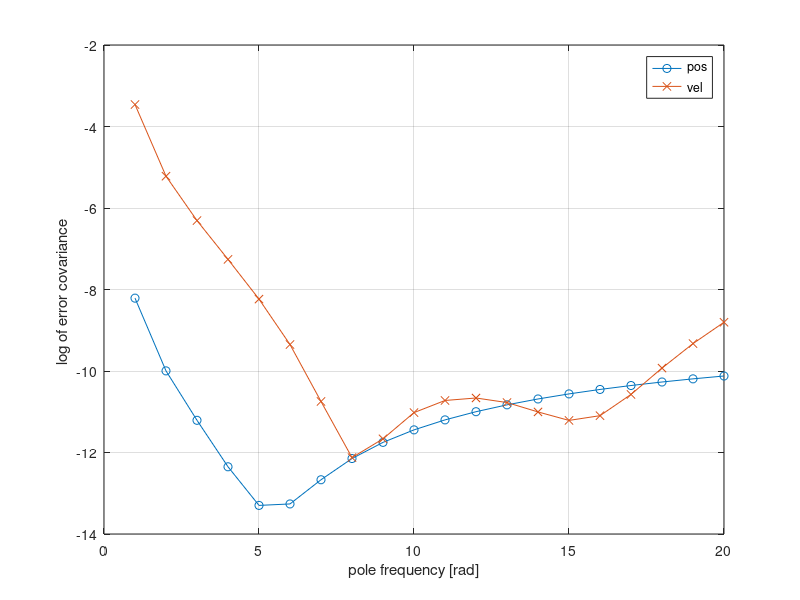
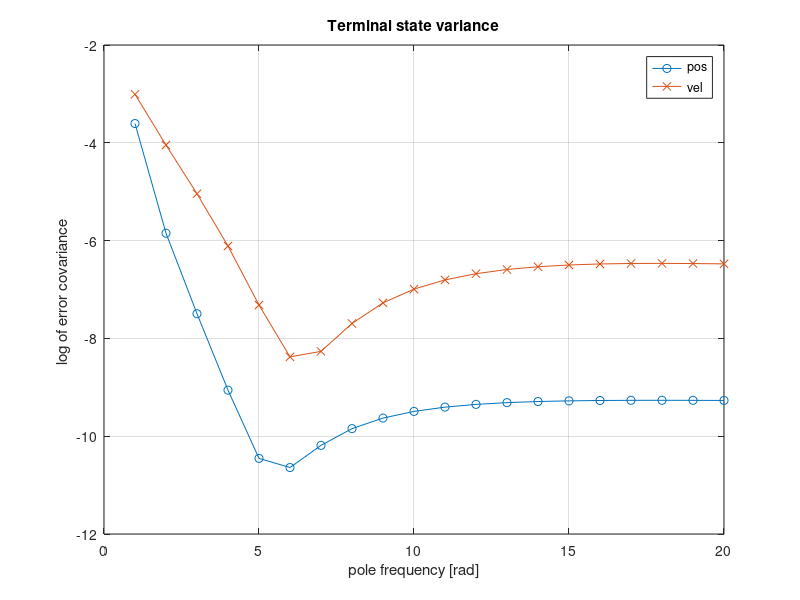

The MATLAB script that drew these images, in order: (Note: this script raises an error after producing the figures.)
%%
clear all

%%
M =  0.0936; D= 1.1226; K= 1.2783;

%%sys = ss(tf([1],[M,D,K]));

%%
A = [ 0, 1 ;-K/M, -D/M];
B = [0;1];
C = [1  0];
ST = 0.030;
sys = ss(A,B,C,[]);
sysd = c2d(sys,ST)

% sim setting
len = 200;
time = 0:ST:ST*(len-1);
x_gt = zeros(2,len);
x_obs = zeros(2,len); 
x_obs2 = zeros(2,len);

% noise variable 
sigma1 = 0.01;
Noise = [sigma1] .* randn(1,len);

% init
x_gt(:,1) = [1;-2];
x_obs(:,1) = [-1;2]; % converted 
x_obs2(:,1) = [-1;2]; % Non-converted
U = sin(1*pi/3*time);

acbase = [1+0i,1+0i];


final_err = zeros(20,2);

W = sigma1^2;
for lpole = 1:20
    Ks = acker(sysd.A',sysd.A'*sysd.C',exp(ST*acbase*-1*lpole))';
    Cnom=Ks*W*Ks';
    Pends = dlyap(sysd.A-Ks*sysd.C*sysd.A,Cnom);
    final_err(lpole,:)=diag(Pends)';
end

lpoles = 1:20;
figure(1)
plot(lpoles,log(final_err(:,1)),'o-',lpoles,log(final_err(:,2)),'x-')
grid on
xlabel('pole frequency [rad]')
ylabel('log of error covariance ')
legend('pos','vel','Best')


%%
P_obs_ = zeros(2,2,len);
Fnum = 5;
F = -acker(sysd.A,sysd.B,exp(ST*-Fnum*acbase));
 

sigma1 = 0.1
W = sigma1^2;

lpoles = 1:20;

final_errex = zeros(20,4);
for lpole = 1:20
    Ks = acker(sysd.A',sysd.A'*sysd.C',exp(ST*acbase*-1*lpole))';
    Aex=[sysd.A+sysd.B*F -sysd.B*F;zeros(2) sysd.A-Ks*sysd.C*sysd.A];
    Kex = [0;0;-Ks];
    Cnomex=Kex*W*Kex';
    Pexends = dlyap(Aex,Cnomex);
    final_errex(lpole,:)=diag(Pexends)';
end

figure(2)
% plot(final_errex(:,1:3))
grid on
plot(lpoles,log(final_errex(:,1)),'o-',lpoles,log(final_errex(:,2)),'x-')
grid on
xlabel('pole frequency [rad]')
ylabel('log of error covariance ')
legend('pos','vel','acc','best')
title('Terminal state variance')
SaveFigPDF(2,strcat('statenoise_pred_acker_F',num2str(Fnum)))

figure(3)
% plot(final_errex(:,4:6))
grid on
plot(lpoles,log(final_errex(:,3)),'o-',lpoles,log(final_errex(:,4)),'x-')
grid on
xlabel('pole frequency [rad]')
ylabel('log of error covariance ')
legend('pos','vel','acc','best')
title('Observation noise convariance')
SaveFigPDF(3,strcat('obsnoise_pred_acker_F',num2str(Fnum)))

[Min,stateindx]=min(final_errex(:,1)+final_errex(:,2))
[Min,obsindx]=min(final_errex(:,3)+final_errex(:,4))

figure(10)
grid on
plot(lpoles,log(final_errex(:,1)+final_errex(:,2)),'s-',lpoles,log(final_errex(:,3)+final_errex(:,4)),'*-')
grid on
xlabel('pole frequency [rad]')
ylabel('log of trace of error covariance ')
legend('terminal state','observation err','Location','best')
title('Trace of control and observation noise convariance')
SaveFigPDF(10,strcat('trace_pred_acker_F',num2str(Fnum)))

%%
figure(100)
clf
plot(real(acbase*-Fnum),imag(acbase*-Fnum),'ro')
grid on
hold on

cmap = colormap;
for lpole=1:20
plot(real(acbase*-1*lpole),imag(acbase*-1*lpole),'*','color',cmap(lpole*2,:))
end
legend('Controller poles','Observer poles')
xlabel('Real')
ylabel('Imaginary')
%%
SaveFigPDF(100,strcat('poleposition_acker_F',num2str(Fnum)))

%% KF vs Poles
KFPs = []
KFpoles = []
[P,L,G] = dare(sysd.A',sysd.C', sysd.B*sysd.B'*1e-4 ,sigma1^2) %Pend, Eig, KFgain 
KFPs=[KFPs, diag(P)];KFpoles=[KFpoles, log(L)/ST];
% KFL=P'*sysd.C'/(sysd.C*P'*sysd.C'+sigma1^2)
[P,L,G] = dare(sysd.A',sysd.C', sysd.B*sysd.B'*1e-5 ,sigma1^2) %Pend, Eig, KFgain 
KFPs=[KFPs, diag(P)];KFpoles=[KFpoles, log(L)/ST];
[P,L,G] = dare(sysd.A',sysd.C', sysd.B*sysd.B'*1e-6 ,sigma1^2) %Pend, Eig, KFgain 
KFPs=[KFPs, diag(P)];KFpoles=[KFpoles, log(L)/ST];
[P,L,G] = dare(sysd.A',sysd.C', sysd.B*sysd.B'*1e-7 ,sigma1^2) %Pend, Eig, KFgain 
KFPs=[KFPs, diag(P)];KFpoles=[KFpoles, log(L)/ST];

KFpoles
%save('sigma1e-1.mat','Final_err_real')

figure(101)
clf
plot(real(acbase*-Fnum),imag(acbase*-Fnum),'ro')
grid on
hold on
plot(KFpoles(:,1),[0,0],'mx')
cmap = colormap;
for lpole=1:20
plot(real(acbase*-1*lpole),imag(acbase*-1*lpole),'*','color',cmap(lpole*2,:))
end

legend('Controller poles','Steationary Kalman filter poles','Observer poles','Location','best')
xlabel('Real')
ylabel('Imaginary')
%%
SaveFigPDF(101,strcat('polepositionwithKF_acker_F',num2str(Fnum)))

%% simulation loop


Final_err_real=zeros(20,4);


for lpole = 1:20
simloop = 400;
Ks = acker(sysd.A',sysd.A'*sysd.C',exp(ST*acbase*-1*lpole))';

x_obs_loop = zeros(2,simloop);
e_obs_loop = zeros(2,simloop);

for j = 1:simloop
Noise = [sigma1] .* randn(1,len);

for i = 2:len
    % update real value
    x_gt(:,i) = sysd.A * x_gt(:,i-1) + sysd.B*F*x_obs(:,i-1) + sysd.B*U(:,i);
    y = sysd.C * x_gt(:,i)+Noise(:,i);

    x_obs_hat = sysd.A * x_obs(:,i-1) + sysd.B*F*x_obs(:,i-1) + sysd.B*U(:,i);
    yobs_hat = sysd.C * x_obs_hat;
    x_obs(:,i) = x_obs_hat + Ks*(y-yobs_hat);
end
x_obs_loop(:,j) = x_gt(:,end); 
e_obs_loop(:,j) = x_gt(:,end)-x_obs(:,end); 
end

% Pinf
Pinf = e_obs_loop*e_obs_loop'/(simloop-1)

% Xe noise
xe =x_obs_loop-mean(x_obs_loop,2);
Pxinf = xe*xe'/(simloop-1)

Final_err_real(lpole,:) = [diag(Pxinf);diag(Pinf)];
end

Final_err_real

% kalmanfilter
simloop = 400;
Ks = acker(sysd.A',sysd.A'*sysd.C',L)';

x_obs_loop = zeros(2,simloop);
e_obs_loop = zeros(2,simloop);

for j = 1:simloop
Noise = [sigma1] .* randn(1,len);

for i = 2:len
    % update real value
    x_gt(:,i) = sysd.A * x_gt(:,i-1) + sysd.B*F*x_obs(:,i-1) + sysd.B*U(:,i);
    y = sysd.C * x_gt(:,i)+Noise(:,i);

    x_obs_hat = sysd.A * x_obs(:,i-1) + sysd.B*F*x_obs(:,i-1) + sysd.B*U(:,i);
    yobs_hat = sysd.C * x_obs_hat;
    x_obs(:,i) = x_obs_hat + Ks*(y-yobs_hat);
end
x_obs_loop(:,j) = x_gt(:,end); 
e_obs_loop(:,j) = x_gt(:,end)-x_obs(:,end); 
end

% Pinf
Pinf = e_obs_loop*e_obs_loop'/(simloop-1)

% Xe noise
xe =x_obs_loop-mean(x_obs_loop,2);
Pxinf = xe*xe'/(simloop-1)

KF_err_real = [diag(Pxinf);diag(Pinf)];


%% Showing

onespole = ones(size(lpoles));
figure(4)
% plot(final_errex(:,1:3))
clf
grid on
plot(lpoles,log(Final_err_real(:,1)),'o-',lpoles,log(Final_err_real(:,2)),'x-',lpoles,onespole*log(KF_err_real(1)),'--',lpoles,onespole*log(KF_err_real(2)),'-.')
grid on
xlabel('pole frequency [rad]')
ylabel('log of error covariance ')
legend('pos','vel','KF pos','KF vel')
title('Remaining noise after control')

figure(5)
clf
% plot(final_errex(:,4:6))
grid on
plot(lpoles,log(Final_err_real(:,3)),'o-',lpoles,log(Final_err_real(:,4)),'x-',lpoles,onespole*log(KF_err_real(3)),'--',lpoles,onespole*log(KF_err_real(4)),'-.')
grid on
xlabel('pole frequency [rad]')
ylabel('log of error covariance ')
legend('pos','vel','KF pos','KF vel')
title('Observation noise')
%%
SaveFigPDF(4,strcat('statenoise_vsKF_acker_F',num2str(Fnum)))
SaveFigPDF(5,strcat('obsnoise_vsKF_acker_F',num2str(Fnum)))
%% Compared with KF?

[P,L,G]=dare(sysd.A',sysd.C',diag([1e-4,1e-4]),sigma1^2)

%P =
%    1.0e-03 *
% 
%     0.1404   -0.1349
%    -0.1349    0.1708
% 
% L =
% 
%     0.9487
%     0.7254
% 
% G =
% 
%     0.0134   -0.0140
KFL=P'*sysd.C'/(sysd.C*P'*sysd.C'+sigma1^2)
log(eig(sysd.A-KFL*sysd.C*sysd.A))/ST

%    -4.0829
%   -10.5329


%%
figure(6)
clf
% plot(final_errex(:,4:6))
plot(lpoles,log(final_errex(:,1)),'-',lpoles,log(final_errex(:,2)),'--')
hold on
plot(lpoles,log(Final_err_real(:,1)),'o',lpoles,log(Final_err_real(:,2)),'x')
grid on
xlabel('pole frequency [rad]')
ylabel('log of error covariance ')
legend('pos_{pred}','vel_{pred}','pos_{sim}','vel_{sim}','Location','eastoutside')
title('Terminal state covariance with different poles')


figure(7)
clf
% plot(final_errex(:,4:6))
plot(lpoles,log(final_errex(:,3)),'-',lpoles,log(final_errex(:,4)),'--')
hold on
plot(lpoles,log(Final_err_real(:,3)),'o',lpoles,log(Final_err_real(:,4)),'x')
grid on
xlabel('pole frequency [rad]')
ylabel('log of error covariance ')
legend('pos_{pred}','vel_{pred}','pos_{sim}','vel_{sim}','Location','eastoutside')
title('Observation noise with different poles')


figure(11)
clf
hold on
% plot(lpoles,log(final_errex(:,1)+final_errex(:,2)),'s-',lpoles,log(final_errex(:,3)+final_errex(:,4)),'*-')
plot(lpoles,log(Final_err_real(:,1)+Final_err_real(:,2)),'s-',lpoles,log(Final_err_real(:,3)+Final_err_real(:,4)),'*-')
grid on
xlabel('pole frequency [rad]')
ylabel('log of trace of error covariance ')
legend('terminal state','observation err','Location','best')
title('Trace of control and observation noise convariance')

figure(12)
clf
hold on
plot(lpoles,log(final_errex(:,1)+final_errex(:,2)),'-',lpoles,log(final_errex(:,3)+final_errex(:,4)),'-.')
plot(lpoles,log(Final_err_real(:,1)+Final_err_real(:,2)),'s',lpoles,log(Final_err_real(:,3)+Final_err_real(:,4)),'*')
grid on
xlabel('pole frequency [rad]')
ylabel('log of trace of error covariance ')
legend('fb_{pred}','obs_{pred}','fb_{sim}','obs_{sim}','Location','best')
title('Trace of control and observation noise convariance')


%%
SaveFigPDF(6,strcat('statenoise_sim_acker_F',num2str(Fnum)))
SaveFigPDF(7,strcat('obsnoise_sim_acker_F',num2str(Fnum)))
SaveFigPDF(11,strcat('trace_sim_acker_F',num2str(Fnum)))
SaveFigPDF(12,strcat('trace_simcomp_acker_F',num2str(Fnum)))
%%
figure(10)
plot(time,x_gt,time,x_obs)
grid on
xlabel('time [s]')
ylabel('state value')
legend('pos','vel','pos','vel')

%%
figure(10)
plot(time,x_gt)
grid on
xlabel('time [s]')
ylabel('state value')
legend('pos','vel','acc')

figure(100)
clf
plot(acbase*-0.5,'rx')
grid on
hold on

cmap = colormap;
for lpole=1:20
plot(acbase*-1*lpoles,'*','color',cmap(lpoles*2,:))
end
legend('Controller poles','Observer poles')
xlabel('Real')
ylabel('Imaginary')
SaveFigPDF(100,'polepositions')

[minval,minindex]=min(Final_err_real(:,1))



